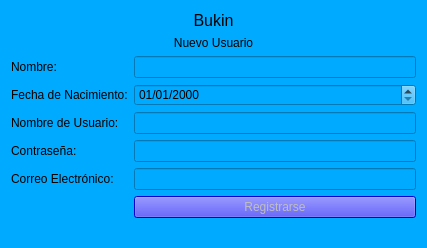
<?xml version="1.0" encoding="UTF-8"?>
<ui version="4.0">
 <class>registroDialog</class>
 <widget class="QWidget" name="registroDialog">
  <property name="geometry">
   <rect>
    <x>0</x>
    <y>0</y>
    <width>427</width>
    <height>248</height>
   </rect>
  </property>
  <property name="windowTitle">
   <string>Nuevo Usuario</string>
  </property>
  <property name="styleSheet">
   <string notr="true">background-color: rgb(0, 170, 255);</string>
  </property>
  <layout class="QFormLayout" name="formLayout">
   <item row="2" column="0">
    <widget class="QLabel" name="nuevoNLabel">
     <property name="text">
      <string>Nombre:</string>
     </property>
    </widget>
   </item>
   <item row="2" column="1">
    <widget class="QLineEdit" name="nuevoNLE"/>
   </item>
   <item row="3" column="1">
    <widget class="QDateEdit" name="nuevoFDE">
     <property name="displayFormat">
      <string>dd/MM/yyyy</string>
     </property>
    </widget>
   </item>
   <item row="4" column="0">
    <widget class="QLabel" name="nuevoULabel">
     <property name="text">
      <string>Nombre de Usuario:</string>
     </property>
    </widget>
   </item>
   <item row="4" column="1">
    <widget class="QLineEdit" name="nuevoULE"/>
   </item>
   <item row="5" column="0">
    <widget class="QLabel" name="nuevoCLabel">
     <property name="text">
      <string>Contraseña:</string>
     </property>
    </widget>
   </item>
   <item row="5" column="1">
    <widget class="QLineEdit" name="nuevoCLE">
     <property name="echoMode">
      <enum>QLineEdit::Password</enum>
     </property>
    </widget>
   </item>
   <item row="6" column="0">
    <widget class="QLabel" name="nuevoMLabel">
     <property name="text">
      <string>Correo Electrónico:</string>
     </property>
    </widget>
   </item>
   <item row="6" column="1">
    <widget class="QLineEdit" name="nuevoMLE"/>
   </item>
   <item row="7" column="1">
    <widget class="QPushButton" name="registrarPB">
     <property name="enabled">
      <bool>false</bool>
     </property>
     <property name="styleSheet">
      <string notr="true">background-color: rgb(0, 0, 255);</string>
     </property>
     <property name="text">
      <string>Registrarse</string>
     </property>
    </widget>
   </item>
   <item row="3" column="0">
    <widget class="QLabel" name="nuevoFLabel">
     <property name="text">
      <string>Fecha de Nacimiento:</string>
     </property>
    </widget>
   </item>
   <item row="1" column="0" colspan="2">
    <widget class="QLabel" name="label_2">
     <property name="font">
      <font>
       <family>Arial</family>
      </font>
     </property>
     <property name="text">
      <string>Nuevo Usuario</string>
     </property>
     <property name="alignment">
      <set>Qt::AlignCenter</set>
     </property>
    </widget>
   </item>
   <item row="0" column="0" colspan="2">
    <widget class="QLabel" name="registroLabel">
     <property name="font">
      <font>
       <family>Arial</family>
       <pointsize>12</pointsize>
      </font>
     </property>
     <property name="text">
      <string>Bukin</string>
     </property>
     <property name="alignment">
      <set>Qt::AlignCenter</set>
     </property>
    </widget>
   </item>
  </layout>
 </widget>
 <resources/>
 <connections/>
</ui>
